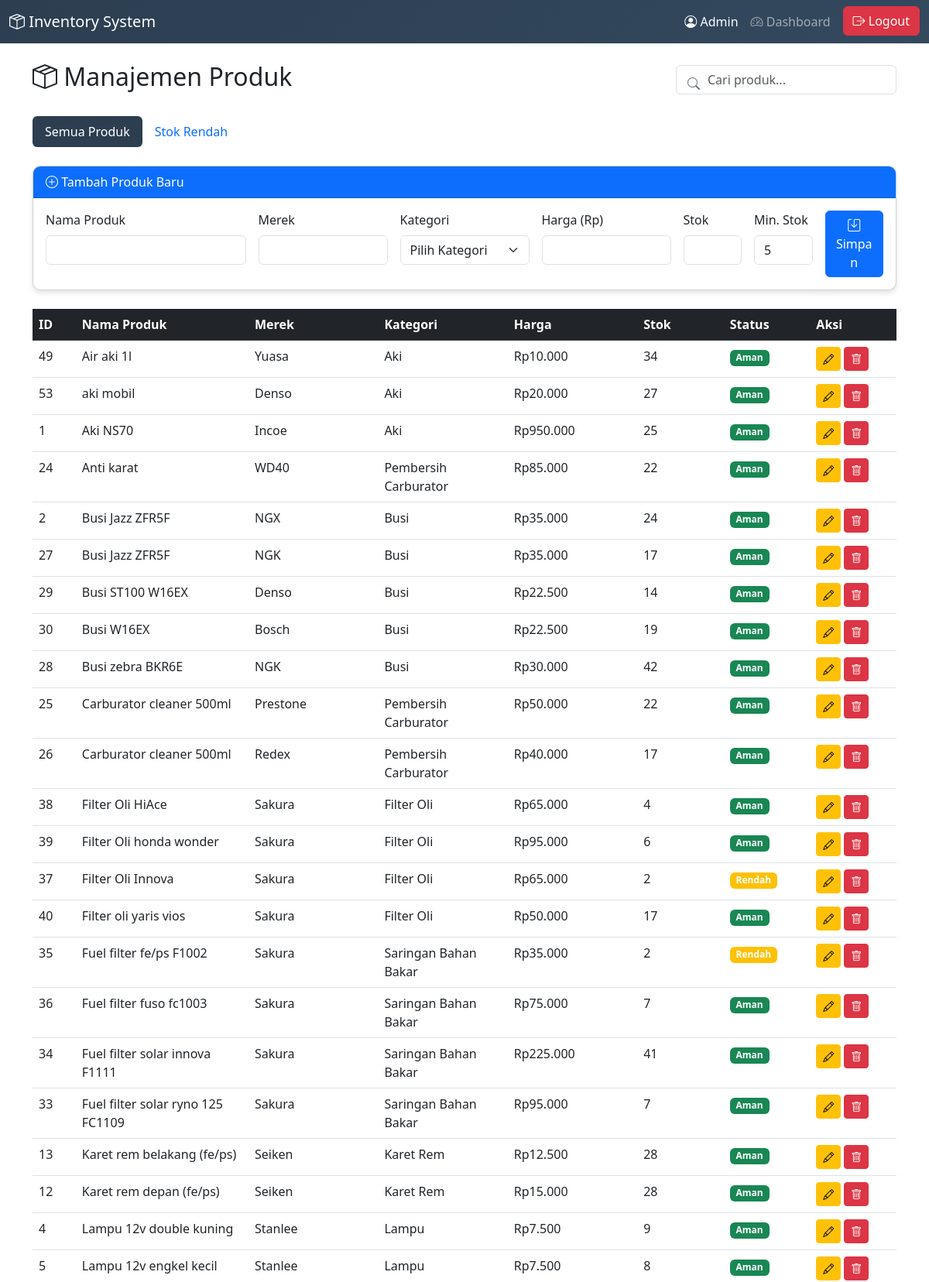
Page /manage_produk.php (signed in, upper part) on the committed database.
### tables this page shows
CREATE TABLE `tbl_produk` (
  `id` int(11) NOT NULL,
  `nama` varchar(255) NOT NULL,
  `merek` varchar(100) NOT NULL,
  `kategori_id` int(11) DEFAULT NULL,
  `harga` decimal(10,2) NOT NULL,
  `stok` int(11) NOT NULL DEFAULT 0,
  `min_stok` int(11) NOT NULL DEFAULT 1,
  `barcode` varchar(50) DEFAULT NULL,
  `created_at` timestamp NOT NULL DEFAULT current_timestamp(),
  `updated_at` timestamp NOT NULL DEFAULT current_timestamp() ON UPDATE current_timestamp()
);

CREATE TABLE `tbl_kategori` (
  `id` int(11) NOT NULL,
  `nama` varchar(100) NOT NULL
);

### manage_produk.php (the view, shortened to what this page needs)
<?php
$host = "localhost";
$user = "root";
$password = "";
$dbname = "tigajayamotor_inventory";
$conn = new mysqli($host, $user, $password, $dbname);
$query = "SELECT p.id, p.nama, p.merek, k.nama AS kategori, p.harga, p.stok, p.min_stok
          FROM tbl_produk p
          LEFT JOIN tbl_kategori k ON p.kategori_id = k.id
          ORDER BY p.nama ASC";
$result = $conn->query($query);
?>
<!DOCTYPE html>
<html lang="id">
<head>
    <link rel="stylesheet" href="https://cdn.jsdelivr.net/npm/bootstrap@5.3.0/dist/css/bootstrap.min.css">
    <link rel="stylesheet" href="https://cdn.jsdelivr.net/npm/bootstrap-icons@1.10.0/font/bootstrap-icons.css">
</head>
<body>
    <nav class="navbar navbar-expand-lg navbar-dark" style="background: linear-gradient(135deg, #2c3e50, #34495e);">
        <div class="container-fluid">
            <a class="navbar-brand" href="dashboard.php">
                <i class="bi bi-box-seam"></i> Inventory System
            </a>
            <div class="collapse navbar-collapse" id="navbarNav">
                <ul class="navbar-nav ms-auto">
                    <li class="nav-item">
                        <span class="nav-link text-white">
                            <i class="bi bi-person-circle"></i> <?php echo htmlspecialchars($_SESSION['nama'] ?? 'Admin'); ?>
                        </span>
                    </li>
                    <li class="nav-item">
                        <a class="nav-link" href="dashboard.php">
                            <i class="bi bi-speedometer2"></i> Dashboard
                        </a>
                    </li>
                    <li class="nav-item">
                        <button class="btn btn-danger ms-2" onclick="logout()">
                            <i class="bi bi-box-arrow-right"></i> Logout
                        </button>
                    </li>
                </ul>
            </div>
        </div>
    </nav>
    <div class="container mt-4">
        <div class="d-flex justify-content-between align-items-center mb-4">
            <h2><i class="bi bi-box-seam"></i> Manajemen Produk</h2>
            <div class="search-box">
                <i class="bi bi-search"></i>
                <input type="text" class="form-control" id="searchInput" placeholder="Cari produk...">
            </div>
        </div>
        <ul class="nav nav-pills mb-4" id="productTabs" role="tablist">
            <li class="nav-item" role="presentation">
                <button class="nav-link active" id="all-tab" data-bs-toggle="pill" data-bs-target="#all" type="button">Semua Produk</button>
            </li>
            <li class="nav-item" role="presentation">
                <button class="nav-link" id="low-tab" data-bs-toggle="pill" data-bs-target="#low" type="button">Stok Rendah</button>
            </li>
        </ul>
        <div class="card mb-4 card-product">
            <div class="card-header bg-primary text-white">
                <i class="bi bi-plus-circle"></i> Tambah Produk Baru
            </div>
            <div class="card-body">
                <form method="POST">
                    <div class="row g-3">
                        <div class="col-md-3">
                            <label class="form-label">Nama Produk</label>
                            <input type="text" name="nama" class="form-control" required>
                        </div>
                        <div class="col-md-2">
                            <label class="form-label">Merek</label>
                            <input type="text" name="merek" class="form-control" required>
                        </div>
                        <div class="col-md-2">
                            <label class="form-label">Kategori</label>
                            <select name="kategori_id" class="form-select" required>
                                <option value="">Pilih Kategori</option>
                            </select>
                        </div>
                        <div class="col-md-2">
                            <label class="form-label">Harga (Rp)</label>
                            <input type="number" name="harga" class="form-control" min="0" required>
                        </div>
                        <div class="col-md-1">
                            <label class="form-label">Stok</label>
                            <input type="number" name="stok" class="form-control" min="0" required>
                        </div>
                        <div class="col-md-1">
                            <label class="form-label">Min. Stok</label>
                            <input type="number" name="min_stok" class="form-control" min="1" value="5">
                        </div>
                        <div class="col-md-1 d-flex align-items-end">
                            <button type="submit" name="add_product" class="btn btn-primary w-100">
                                <i class="bi bi-save"></i> Simpan
                            </button>
                        </div>
                    </div>
                </form>
            </div>
        </div>
        <div class="tab-content" id="productTabsContent">
            <div class="tab-pane fade show active" id="all" role="tabpanel">
                <div class="table-responsive">
                    <table class="table table-hover" id="productsTable">
                        <thead class="table-dark">
                            <tr>
                                <th width="5%">ID</th>
                                <th width="20%">Nama Produk</th>
                                <th width="15%">Merek</th>
                                <th width="15%">Kategori</th>
                                <th width="15%">Harga</th>
                                <th width="10%">Stok</th>
                                <th width="10%">Status</th>
                                <th width="10%">Aksi</th>
                            </tr>
                        </thead>
                        <tbody>
                            <?php while ($row = $result->fetch_assoc()):
                                $stock_class = '';
                                $stock_status = 'Aman';
                                if ($row['stok'] <= 0) {
                                    $stock_class = 'stock-very-low';
                                    $stock_status = 'Habis';
                                } elseif ($row['stok'] <= $row['min_stok']) {
                                    $stock_class = 'stock-low';
                                    $stock_status = 'Rendah';
                                }
                            ?>
                                <tr class="<?php echo $stock_class; ?>">
                                    <td><?php echo $row['id']; ?></td>
                                    <td><?php echo htmlspecialchars($row['nama']); ?></td>
                                    <td><?php echo htmlspecialchars($row['merek']); ?></td>
                                    <td><?php echo htmlspecialchars($row['kategori']); ?></td>
                                    <td>Rp<?php echo number_format($row['harga'], 0, ',', '.'); ?></td>
                                    <td><?php echo $row['stok']; ?></td>
                                    <td>
                                        <?php if($stock_status == 'Aman'): ?>
                                            <span class="badge bg-success"><?php echo $stock_status; ?></span>
                                        <?php elseif($stock_status == 'Rendah'): ?>
                                            <span class="badge bg-warning"><?php echo $stock_status; ?></span>
                                        <?php else: ?>
                                            <span class="badge bg-danger"><?php echo $stock_status; ?></span>
                                        <?php endif; ?>
                                    </td>
                                    <td>
                                        <div class="d-flex">
                                            <a href="edit_produk.php?id=<?php echo $row['id']; ?>" class="btn btn-sm btn-warning me-1">
                                                <i class="bi bi-pencil"></i>
                                            </a>
                                            <form method="POST" onsubmit="return confirm('Apakah Anda yakin ingin menghapus produk ini?');">
                                                <button type="submit" name="delete_product" class="btn btn-sm btn-danger">
                                                    <i class="bi bi-trash"></i>
                                                </button>
                                            </form>
                                        </div>
                                    </td>
                                </tr>
                            <?php endwhile; ?>
                        </tbody>
                    </table>
                </div>
            </div>
        </div>
    </div>
</body>
</html>

### manage_produk.php (style rules this page uses)
.card-product { transition: all 0.3s ease; border-radius: 10px; overflow: hidden; box-shadow: 0 4px 6px rgba(0, 0, 0, 0.1); }
.stock-low { background-color: #fff8f8; }
.nav-pills .nav-link.active { background-color: #2c3e50; }
.search-box { position: relative; }
.search-box .form-control { padding-left: 40px; }
.search-box i { position: absolute; left: 15px; top: 12px; color: #6c757d; }

### rows in the picture
tbl_produk: id "49", nama "Air aki 1l", merek "Yuasa", kategori.nama "Aki", harga "10.000", stok "34", stock_status "Aman"
tbl_produk: id "53", nama "aki mobil", merek "Denso", kategori.nama "Aki", harga "20.000", stok "27", stock_status "Aman"
tbl_produk: id "1", nama "Aki NS70", merek "Incoe", kategori.nama "Aki", harga "950.000", stok "25", stock_status "Aman"
tbl_produk: id "24", nama "Anti karat", merek "WD40", kategori.nama "Pembersih Carburator", harga "85.000", stok "22", stock_status "Aman"
tbl_produk: id "2", nama "Busi Jazz ZFR5F", merek "NGX", kategori.nama "Busi", harga "35.000", stok "24", stock_status "Aman"
tbl_produk: id "27", nama "Busi Jazz ZFR5F", merek "NGK", kategori.nama "Busi", harga "35.000", stok "17", stock_status "Aman"
tbl_produk: id "29", nama "Busi ST100 W16EX", merek "Denso", kategori.nama "Busi", harga "22.500", stok "14", stock_status "Aman"
tbl_produk: id "30", nama "Busi W16EX", merek "Bosch", kategori.nama "Busi", harga "22.500", stok "19", stock_status "Aman"
tbl_produk: id "28", nama "Busi zebra BKR6E", merek "NGK", kategori.nama "Busi", harga "30.000", stok "42", stock_status "Aman"
tbl_produk: id "25", nama "Carburator cleaner 500ml", merek "Prestone", kategori.nama "Pembersih Carburator", harga "50.000", stok "22", stock_status "Aman"
tbl_produk: id "26", nama "Carburator cleaner 500ml", merek "Redex", kategori.nama "Pembersih Carburator", harga "40.000", stok "17", stock_status "Aman"
tbl_produk: id "38", nama "Filter Oli HiAce", merek "Sakura", kategori.nama "Filter Oli", harga "65.000", stok "4", stock_status "Aman"
tbl_produk: id "39", nama "Filter Oli honda wonder", merek "Sakura", kategori.nama "Filter Oli", harga "95.000", stok "6", stock_status "Aman"
tbl_produk: id "37", nama "Filter Oli Innova", merek "Sakura", kategori.nama "Filter Oli", harga "65.000", stok "2", stock_status "Rendah"
tbl_produk: id "40", nama "Filter oli yaris vios", merek "Sakura", kategori.nama "Filter Oli", harga "50.000", stok "17", stock_status "Aman"
tbl_produk: id "35", nama "Fuel filter fe/ps F1002", merek "Sakura", kategori.nama "Saringan Bahan Bakar", harga "35.000", stok "2", stock_status "Rendah"
tbl_produk: id "36", nama "Fuel filter fuso fc1003", merek "Sakura", kategori.nama "Saringan Bahan Bakar", harga "75.000", stok "7", stock_status "Aman"
tbl_produk: id "34", nama "Fuel filter solar innova F1111", merek "Sakura", kategori.nama "Saringan Bahan Bakar", harga "225.000", stok "41", stock_status "Aman"
tbl_produk: id "33", nama "Fuel filter solar ryno 125 FC1109", merek "Sakura", kategori.nama "Saringan Bahan Bakar", harga "95.000", stok "7", stock_status "Aman"
tbl_produk: id "13", nama "Karet rem belakang (fe/ps)", merek "Seiken", kategori.nama "Karet Rem", harga "12.500", stok "28", stock_status "Aman"
tbl_produk: id "12", nama "Karet rem depan (fe/ps)", merek "Seiken", kategori.nama "Karet Rem", harga "15.000", stok "28", stock_status "Aman"
tbl_produk: id "4", nama "Lampu 12v double kuning", merek "Stanlee", kategori.nama "Lampu", harga "7.500", stok "9", stock_status "Aman"
tbl_produk: id "5", nama "Lampu 12v engkel kecil", merek "Stanlee", kategori.nama "Lampu", harga "7.500", stok "8", stock_status "Aman"

### other values in the picture
$_SESSION['nama'] "Admin"
